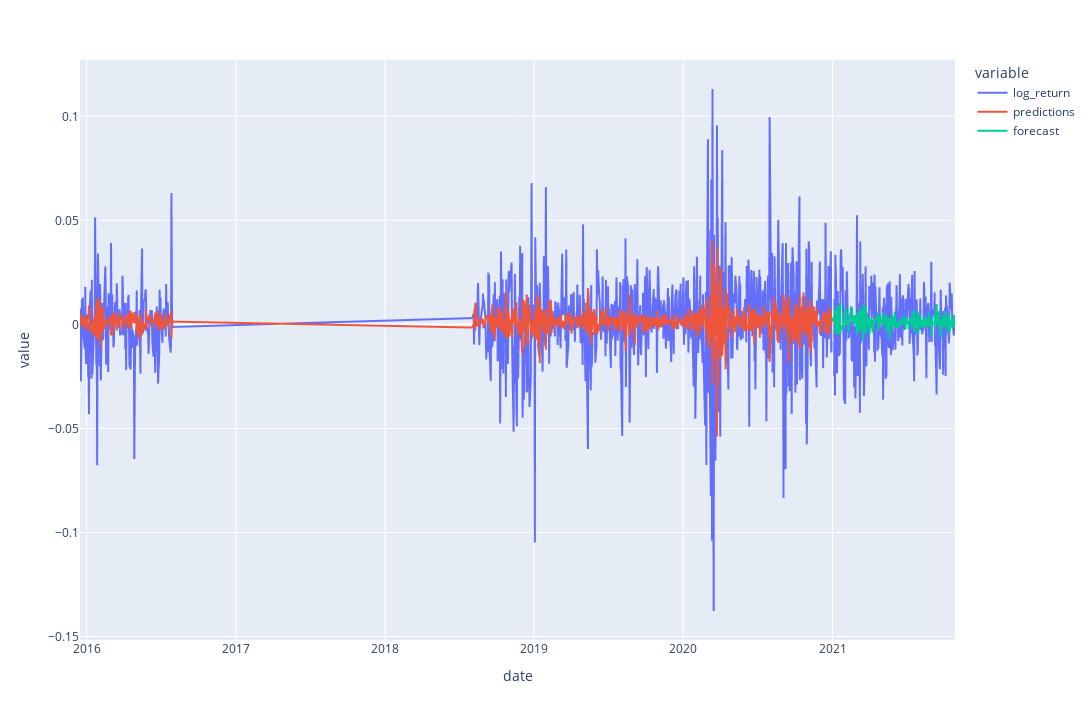

Notebook source saved alongside this figure:
### Code cell
plx.line(
    data_frame=train_table[[arima_column, 'predictions', 'forecast']].melt(ignore_index=False).reset_index(),
    x='date',
    y='value',
    color='variable',
    height=720,
    width=1280,
)

### Figure 1 — Plotly figure (JSON) as saved in the notebook; plotly's stock layout.template omitted (floating-point values rounded to 4 significant figures; data arrays with more than 128 entries replaced by an {"elided": "..."} marker saying what was removed)
{"data": [{"hovertemplate": "variable=log_return<br>date=%{x}<br>value=%{y}<extra></extra>", "legendgroup": "log_return", "line": {"color": "#636efa", "dash": "solid"}, "marker": {"symbol": "circle"}, "mode": "lines", "name": "log_return", "showlegend": true, "type": "scattergl", "x": {"elided": "968 str values"}, "xaxis": "x", "y": {"elided": "968 float values"}, "yaxis": "y"}, {"hovertemplate": "variable=predictions<br>date=%{x}<br>value=%{y}<extra></extra>", "legendgroup": "predictions", "line": {"color": "#EF553B", "dash": "solid"}, "marker": {"symbol": "circle"}, "mode": "lines", "name": "predictions", "showlegend": true, "type": "scattergl", "x": {"elided": "968 str values"}, "xaxis": "x", "y": {"elided": "968 float values"}, "yaxis": "y"}, {"hovertemplate": "variable=forecast<br>date=%{x}<br>value=%{y}<extra></extra>", "legendgroup": "forecast", "line": {"color": "#00cc96", "dash": "solid"}, "marker": {"symbol": "circle"}, "mode": "lines", "name": "forecast", "showlegend": true, "type": "scattergl", "x": {"elided": "968 str values"}, "xaxis": "x", "y": {"elided": "968 float values"}, "yaxis": "y"}], "layout": {"height": 720, "legend": {"title": {"text": "variable"}, "tracegroupgap": 0}, "margin": {"t": 60}, "width": 1280, "xaxis": {"anchor": "y", "domain": [0, 1], "title": {"text": "date"}}, "yaxis": {"anchor": "x", "domain": [0, 1], "title": {"text": "value"}}}}
